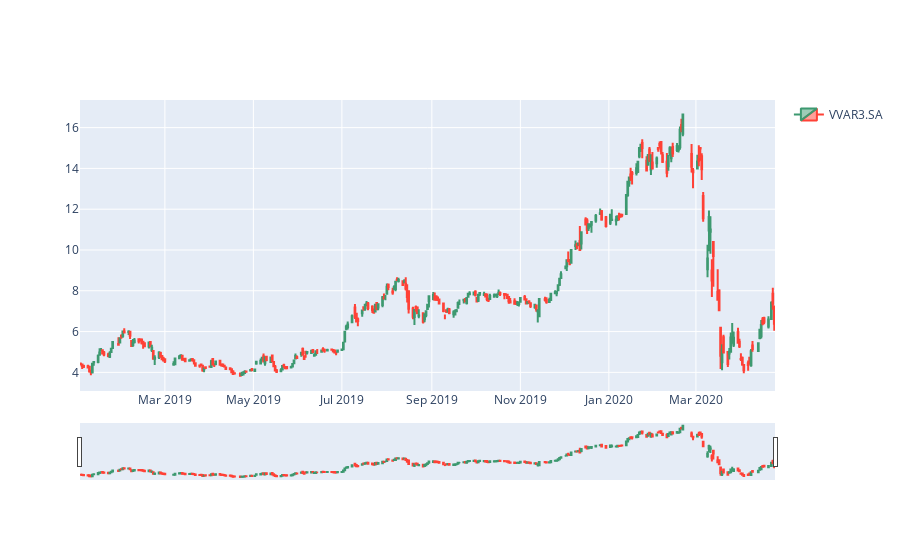

Source (notebook cell):
### Code cell
import pandas as pd
from pandas_datareader import data as web
import plotly.graph_objects as go

df = pd.DataFrame()

acao = 'VVAR3.SA'

df = web.DataReader(acao, data_source='yahoo', start='01-01-2019')

df.head()

trace1 = {
    'x': df.index,
    'open': df.Open,
    'close': df.Close,
    'high': df.High,
    'low': df.Low,
    'type': 'candlestick',
    'name': acao,
    'showlegend': True
}

data = [trace1]
layout = go.Layout()

fig = go.Figure(data=data, layout=layout)
fig.show()

### Figure 1 — Plotly figure (JSON) as saved in the notebook; plotly's stock layout.template omitted (floating-point values rounded to 4 significant figures; data arrays with more than 128 entries replaced by an {"elided": "..."} marker saying what was removed)
{"data": [{"close": {"elided": "324 float values"}, "high": {"elided": "324 float values"}, "low": {"elided": "324 float values"}, "name": "VVAR3.SA", "open": {"elided": "324 float values"}, "showlegend": true, "type": "candlestick", "x": {"elided": "324 str values"}}], "layout": {}}
